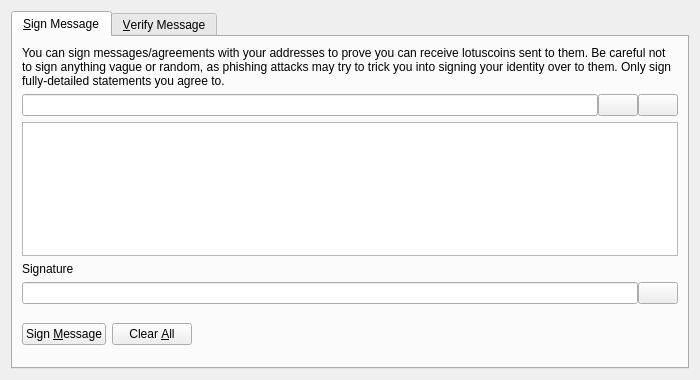
<?xml version="1.0" encoding="UTF-8"?>
<ui version="4.0">
 <class>SignVerifyMessageDialog</class>
 <widget class="QDialog" name="SignVerifyMessageDialog">
  <property name="geometry">
   <rect>
    <x>0</x>
    <y>0</y>
    <width>700</width>
    <height>380</height>
   </rect>
  </property>
  <property name="windowTitle">
   <string>Signatures - Sign / Verify a Message</string>
  </property>
  <property name="modal">
   <bool>true</bool>
  </property>
  <layout class="QVBoxLayout" name="verticalLayout">
   <item>
    <widget class="QTabWidget" name="tabWidget">
     <property name="currentIndex">
      <number>0</number>
     </property>
     <widget class="QWidget" name="tabSignMessage">
      <attribute name="title">
       <string>&amp;Sign Message</string>
      </attribute>
      <layout class="QVBoxLayout" name="verticalLayout_SM">
       <item>
        <widget class="QLabel" name="infoLabel_SM">
         <property name="text">
          <string>You can sign messages/agreements with your addresses to prove you can receive lotuscoins sent to them. Be careful not to sign anything vague or random, as phishing attacks may try to trick you into signing your identity over to them. Only sign fully-detailed statements you agree to.</string>
         </property>
         <property name="textFormat">
          <enum>Qt::PlainText</enum>
         </property>
         <property name="wordWrap">
          <bool>true</bool>
         </property>
        </widget>
       </item>
       <item>
        <layout class="QHBoxLayout" name="horizontalLayout_1_SM">
         <property name="spacing">
          <number>0</number>
         </property>
         <item>
          <widget class="QValidatedLineEdit" name="addressIn_SM">
           <property name="toolTip">
            <string>The Lotuscoin address to sign the message with</string>
           </property>
          </widget>
         </item>
         <item>
          <widget class="QPushButton" name="addressBookButton_SM">
           <property name="toolTip">
            <string>Choose previously used address</string>
           </property>
           <property name="text">
            <string/>
           </property>
           <property name="icon">
            <iconset resource="../bitcoin.qrc">
             <normaloff>:/icons/address-book</normaloff>:/icons/address-book</iconset>
           </property>
           <property name="shortcut">
            <string>Alt+A</string>
           </property>
           <property name="autoDefault">
            <bool>false</bool>
           </property>
          </widget>
         </item>
         <item>
          <widget class="QPushButton" name="pasteButton_SM">
           <property name="toolTip">
            <string>Paste address from clipboard</string>
           </property>
           <property name="text">
            <string/>
           </property>
           <property name="icon">
            <iconset resource="../bitcoin.qrc">
             <normaloff>:/icons/editpaste</normaloff>:/icons/editpaste</iconset>
           </property>
           <property name="shortcut">
            <string>Alt+P</string>
           </property>
           <property name="autoDefault">
            <bool>false</bool>
           </property>
          </widget>
         </item>
        </layout>
       </item>
       <item>
        <widget class="QPlainTextEdit" name="messageIn_SM">
         <property name="toolTip">
          <string>Enter the message you want to sign here</string>
         </property>
        </widget>
       </item>
       <item>
        <widget class="QLabel" name="signatureLabel_SM">
         <property name="text">
          <string>Signature</string>
         </property>
         <property name="textFormat">
          <enum>Qt::PlainText</enum>
         </property>
        </widget>
       </item>
       <item>
        <layout class="QHBoxLayout" name="horizontalLayout_2_SM">
         <property name="spacing">
          <number>0</number>
         </property>
         <item>
          <widget class="QLineEdit" name="signatureOut_SM">
           <property name="font">
            <font>
             <italic>true</italic>
            </font>
           </property>
           <property name="readOnly">
            <bool>true</bool>
           </property>
          </widget>
         </item>
         <item>
          <widget class="QPushButton" name="copySignatureButton_SM">
           <property name="toolTip">
            <string>Copy the current signature to the system clipboard</string>
           </property>
           <property name="text">
            <string/>
           </property>
           <property name="icon">
            <iconset resource="../bitcoin.qrc">
             <normaloff>:/icons/editcopy</normaloff>:/icons/editcopy</iconset>
           </property>
           <property name="autoDefault">
            <bool>false</bool>
           </property>
          </widget>
         </item>
        </layout>
       </item>
       <item>
        <layout class="QHBoxLayout" name="horizontalLayout_3_SM">
         <item>
          <widget class="QPushButton" name="signMessageButton_SM">
           <property name="toolTip">
            <string>Sign the message to prove you own this Lotuscoin address</string>
           </property>
           <property name="text">
            <string>Sign &amp;Message</string>
           </property>
           <property name="icon">
            <iconset resource="../bitcoin.qrc">
             <normaloff>:/icons/edit</normaloff>:/icons/edit</iconset>
           </property>
           <property name="autoDefault">
            <bool>false</bool>
           </property>
          </widget>
         </item>
         <item>
          <widget class="QPushButton" name="clearButton_SM">
           <property name="toolTip">
            <string>Reset all sign message fields</string>
           </property>
           <property name="text">
            <string>Clear &amp;All</string>
           </property>
           <property name="icon">
            <iconset resource="../bitcoin.qrc">
             <normaloff>:/icons/remove</normaloff>:/icons/remove</iconset>
           </property>
           <property name="autoDefault">
            <bool>false</bool>
           </property>
          </widget>
         </item>
         <item>
          <spacer name="horizontalSpacer_1_SM">
           <property name="orientation">
            <enum>Qt::Horizontal</enum>
           </property>
           <property name="sizeHint" stdset="0">
            <size>
             <width>40</width>
             <height>48</height>
            </size>
           </property>
          </spacer>
         </item>
         <item>
          <widget class="QLabel" name="statusLabel_SM">
           <property name="font">
            <font>
             <weight>75</weight>
             <bold>true</bold>
            </font>
           </property>
           <property name="text">
            <string/>
           </property>
           <property name="wordWrap">
            <bool>true</bool>
           </property>
          </widget>
         </item>
         <item>
          <spacer name="horizontalSpacer_2_SM">
           <property name="orientation">
            <enum>Qt::Horizontal</enum>
           </property>
           <property name="sizeHint" stdset="0">
            <size>
             <width>40</width>
             <height>48</height>
            </size>
           </property>
          </spacer>
         </item>
        </layout>
       </item>
      </layout>
     </widget>
     <widget class="QWidget" name="tabVerifyMessage">
      <attribute name="title">
       <string>&amp;Verify Message</string>
      </attribute>
      <layout class="QVBoxLayout" name="verticalLayout_VM">
       <item>
        <widget class="QLabel" name="infoLabel_VM">
         <property name="text">
          <string>Enter the receiver's address, message (ensure you copy line breaks, spaces, tabs, etc. exactly) and signature below to verify the message. Be careful not to read more into the signature than what is in the signed message itself, to avoid being tricked by a man-in-the-middle attack. Note that this only proves the signing party receives with the address, it cannot prove sendership of any transaction!</string>
         </property>
         <property name="textFormat">
          <enum>Qt::PlainText</enum>
         </property>
         <property name="alignment">
          <set>Qt::AlignLeading|Qt::AlignLeft|Qt::AlignTop</set>
         </property>
         <property name="wordWrap">
          <bool>true</bool>
         </property>
        </widget>
       </item>
       <item>
        <layout class="QHBoxLayout" name="horizontalLayout_1_VM">
         <property name="spacing">
          <number>0</number>
         </property>
         <item>
          <widget class="QValidatedLineEdit" name="addressIn_VM">
           <property name="toolTip">
            <string>The Lotuscoin address the message was signed with</string>
           </property>
          </widget>
         </item>
         <item>
          <widget class="QPushButton" name="addressBookButton_VM">
           <property name="toolTip">
            <string>Choose previously used address</string>
           </property>
           <property name="text">
            <string/>
           </property>
           <property name="icon">
            <iconset resource="../bitcoin.qrc">
             <normaloff>:/icons/address-book</normaloff>:/icons/address-book</iconset>
           </property>
           <property name="shortcut">
            <string>Alt+A</string>
           </property>
           <property name="autoDefault">
            <bool>false</bool>
           </property>
          </widget>
         </item>
        </layout>
       </item>
       <item>
        <widget class="QPlainTextEdit" name="messageIn_VM"/>
       </item>
       <item>
        <widget class="QValidatedLineEdit" name="signatureIn_VM"/>
       </item>
       <item>
        <layout class="QHBoxLayout" name="horizontalLayout_2_VM">
         <item>
          <widget class="QPushButton" name="verifyMessageButton_VM">
           <property name="toolTip">
            <string>Verify the message to ensure it was signed with the specified Lotuscoin address</string>
           </property>
           <property name="text">
            <string>Verify &amp;Message</string>
           </property>
           <property name="icon">
            <iconset resource="../bitcoin.qrc">
             <normaloff>:/icons/transaction_0</normaloff>:/icons/transaction_0</iconset>
           </property>
           <property name="autoDefault">
            <bool>false</bool>
           </property>
          </widget>
         </item>
         <item>
          <widget class="QPushButton" name="clearButton_VM">
           <property name="toolTip">
            <string>Reset all verify message fields</string>
           </property>
           <property name="text">
            <string>Clear &amp;All</string>
           </property>
           <property name="icon">
            <iconset resource="../bitcoin.qrc">
             <normaloff>:/icons/remove</normaloff>:/icons/remove</iconset>
           </property>
           <property name="autoDefault">
            <bool>false</bool>
           </property>
          </widget>
         </item>
         <item>
          <spacer name="horizontalSpacer_1_VM">
           <property name="orientation">
            <enum>Qt::Horizontal</enum>
           </property>
           <property name="sizeHint" stdset="0">
            <size>
             <width>40</width>
             <height>48</height>
            </size>
           </property>
          </spacer>
         </item>
         <item>
          <widget class="QLabel" name="statusLabel_VM">
           <property name="font">
            <font>
             <weight>75</weight>
             <bold>true</bold>
            </font>
           </property>
           <property name="text">
            <string/>
           </property>
           <property name="wordWrap">
            <bool>true</bool>
           </property>
          </widget>
         </item>
         <item>
          <spacer name="horizontalSpacer_2_VM">
           <property name="orientation">
            <enum>Qt::Horizontal</enum>
           </property>
           <property name="sizeHint" stdset="0">
            <size>
             <width>40</width>
             <height>48</height>
            </size>
           </property>
          </spacer>
         </item>
        </layout>
       </item>
      </layout>
     </widget>
    </widget>
   </item>
  </layout>
 </widget>
 <customwidgets>
  <customwidget>
   <class>QValidatedLineEdit</class>
   <extends>QLineEdit</extends>
   <header>qvalidatedlineedit.h</header>
  </customwidget>
 </customwidgets>
 <resources>
  <include location="../bitcoin.qrc"/>
 </resources>
 <connections/>
</ui>
